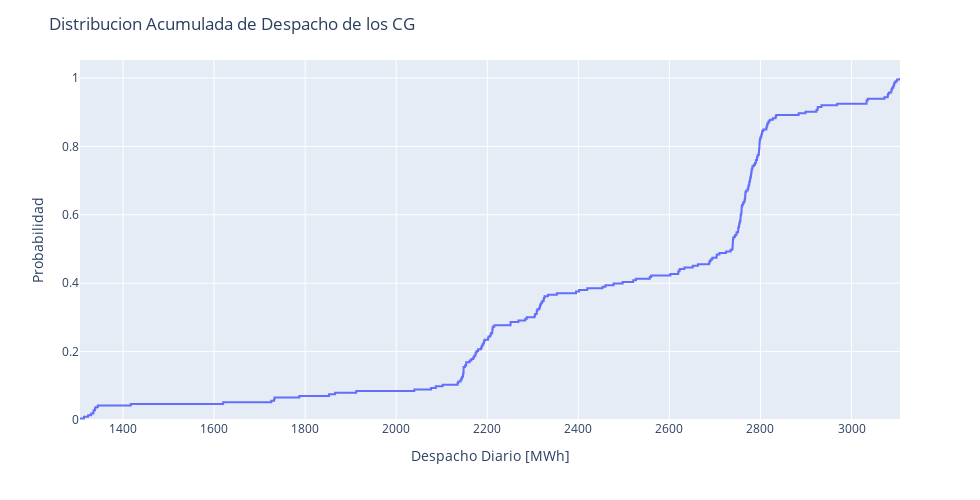

Notebook source saved alongside this figure:
### Code cell
fig = px.ecdf(grouped_df , x="despachoMW", width=980, height=500)
fig.update_layout(title_text= 'Distribucion Acumulada de Despacho de los CG')
fig.update_layout(yaxis_title="Probabilidad")
fig.update_layout(xaxis_title="Despacho Diario [MWh]")

fig.show()

### Figure 1 — Plotly figure (JSON) as saved in the notebook; plotly's stock layout.template omitted (floating-point values rounded to 4 significant figures; data arrays with more than 128 entries replaced by an {"elided": "..."} marker saying what was removed)
{"data": [{"hovertemplate": "despachoMW=%{x}<br>probability=%{y}<extra></extra>", "legendgroup": "", "line": {"dash": "solid", "shape": "hv"}, "marker": {"color": "#636efa", "symbol": "circle"}, "mode": "lines", "name": "", "orientation": "v", "showlegend": false, "type": "scatter", "x": {"elided": "213 float values"}, "xaxis": "x", "y": {"elided": "213 float values"}, "yaxis": "y"}], "layout": {"height": 500, "legend": {"tracegroupgap": 0}, "margin": {"t": 60}, "title": {"text": "Distribucion Acumulada de Despacho de los CG"}, "width": 980, "xaxis": {"anchor": "y", "domain": [0, 1], "title": {"text": "Despacho Diario [MWh]"}}, "yaxis": {"anchor": "x", "domain": [0, 1], "rangemode": "tozero", "title": {"text": "Probabilidad"}}}}
